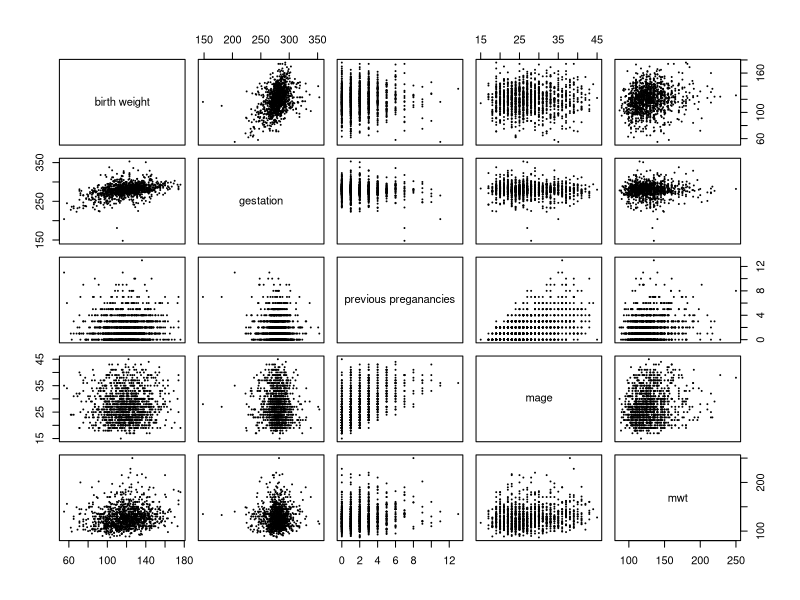
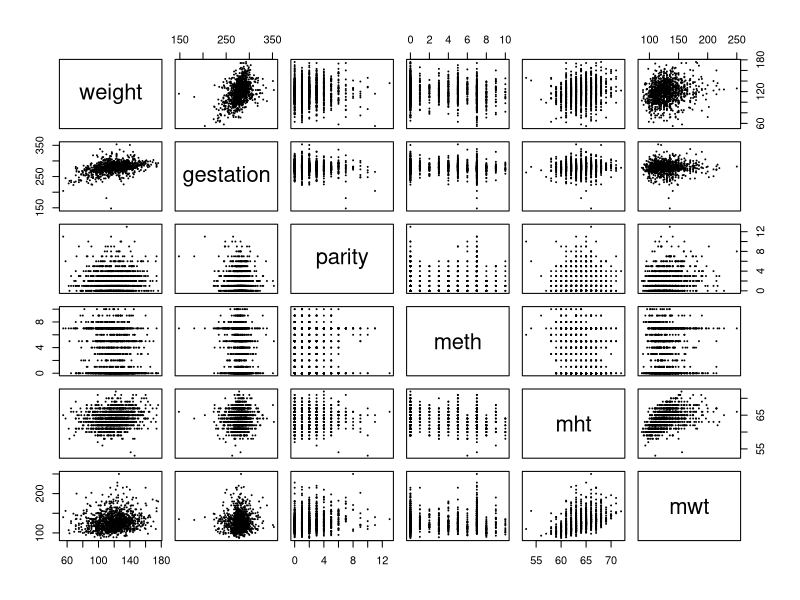
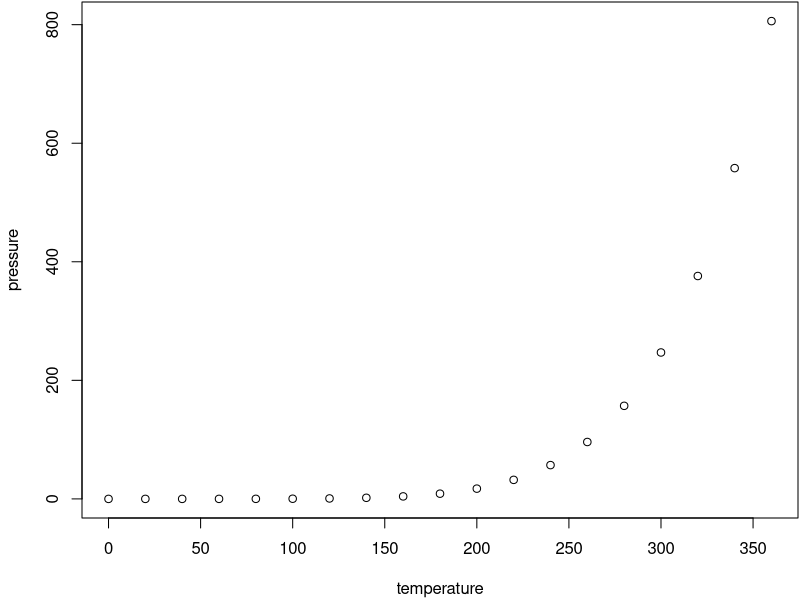

Source code (R) for these figures, in order:
## ---- chunk 1
getwd() # make sure that the file is in the working directory

# load the data as a data.frame
birth <- read.csv(file = "chds_births.csv")

# produce the pair plots for different combinations of  variables in the dataset

par(mar = c(4, 4, 0, 0) + .1) # size of margins

P1 <- pairs(~ wt + gestation + parity  + mage + mwt, 
      labels = c("birth weight", "gestation", "previous preganancies",
                 "mage", "mwt"), 
      pch = 19,
      cex = 0.05,
      data = birth)

P2 <- pairs(~ wt + gestation + parity + meth + mht + mwt,
      labels = c("weight", "gestation", "parity", "meth", "mht", "mwt"),
      pch = 19,
      cex = 0.05,
      data = birth)
## ---- chunk 2
# convert categoricla variables to factors

## ---- chunk 3
plot(pressure)
